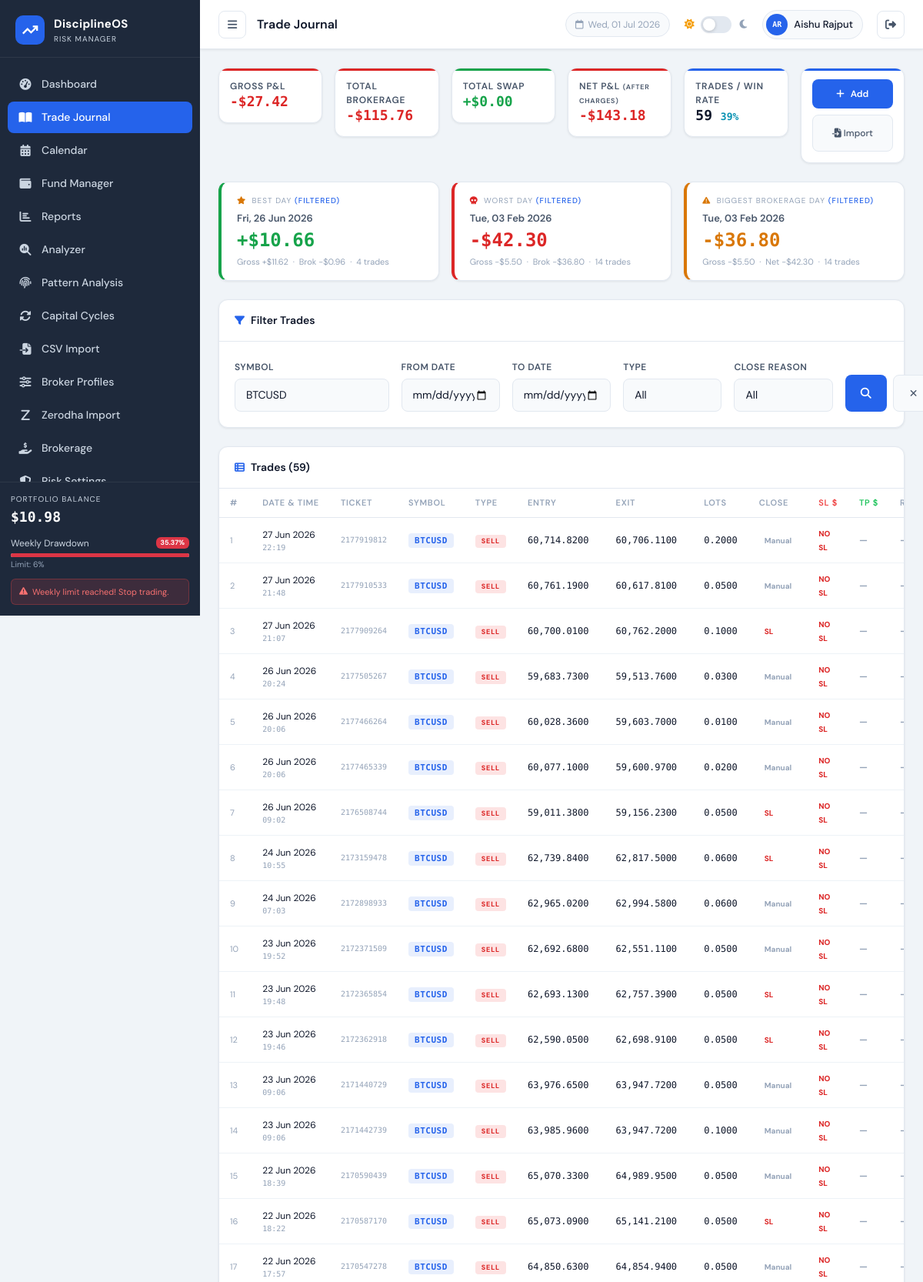
Screenshot of /pages/journal.php?symbol=BTCUSD (signed in, upper part) with the database file from the repository.
### tables this page shows
CREATE TABLE `users` (
  `id` int NOT NULL,
  `name` varchar(100) NOT NULL,
  `email` varchar(150) NOT NULL,
  `password` varchar(255) NOT NULL,
  `initial_balance` decimal(15,2) DEFAULT '10000.00',
  `currency` varchar(10) NOT NULL DEFAULT 'USD',
  `role` enum('user','admin') NOT NULL DEFAULT 'user',
  `last_login_at` datetime DEFAULT NULL,
  `last_active_at` datetime DEFAULT NULL,
  `login_count` int NOT NULL DEFAULT '0',
  `daily_loss_pct` decimal(5,2) DEFAULT NULL,
  `weekly_loss_pct` decimal(5,2) DEFAULT NULL,
  `warning_threshold_pct` decimal(5,2) DEFAULT NULL,
  `profit_lock_mode` tinyint DEFAULT NULL,
  `max_trades_per_day` int DEFAULT NULL,
  `max_risk_per_trade_pct` decimal(5,2) DEFAULT NULL,
  `signup_ip` varchar(45) DEFAULT NULL,
  `created_at` timestamp NOT NULL DEFAULT CURRENT_TIMESTAMP
);

CREATE TABLE `trades` (
  `id` int NOT NULL,
  `user_id` int NOT NULL DEFAULT '1',
  `trade_datetime` datetime NOT NULL COMMENT 'Closing time of trade',
  `open_time` datetime DEFAULT NULL COMMENT 'Opening time of trade (from broker CSV)',
  `symbol` varchar(20) NOT NULL,
  `entry_price` decimal(15,4) NOT NULL,
  `exit_price` decimal(15,4) NOT NULL,
  `quantity` decimal(15,4) NOT NULL,
  `profit_loss` float NOT NULL COMMENT 'Signed float: positive=profit, negative=loss',
  `brokerage` decimal(10,4) NOT NULL DEFAULT '0.0000' COMMENT 'Commission/brokerage charge (always positive $)',
  `swap` decimal(10,4) NOT NULL DEFAULT '0.0000' COMMENT 'Overnight swap charge (signed)',
  `trade_type` enum('buy','sell','buy_limit','sell_limit') NOT NULL DEFAULT 'buy' COMMENT 'Direction of trade',
  `close_reason` varchar(20) DEFAULT NULL COMMENT 'sl=stop loss, tp=take profit, user=manual, so=stop out',
  `ticket` varchar(50) DEFAULT NULL COMMENT 'Broker ticket/order ID',
  `import_source` varchar(50) DEFAULT NULL COMMENT 'csv_import or manual',
  `notes` text,
  `sl_amount` decimal(10,2) DEFAULT NULL COMMENT 'Stop loss risk in USD',
  `tp_amount` decimal(10,2) DEFAULT NULL COMMENT 'Take profit target in USD',
  `created_at` timestamp NOT NULL DEFAULT CURRENT_TIMESTAMP
);

### pages/journal.php (the view, shortened to what the rows shown need)
<?php
require_once '../config/db.php';
$db      = getDB();
$userId = getCurrentUserId();
$filterSymbol = trim($_GET['symbol'] ?? '');
$where  = "WHERE user_id = ?";
$params = [$userId];
if ($filterSymbol) { $where .= " AND symbol LIKE ?";             $params[] = "%$filterSymbol%"; }
$trades = $db->prepare("SELECT * FROM trades $where ORDER BY trade_datetime DESC");
$trades->execute($params);
$tradesData = $trades->fetchAll();
$rootPath  = '../';
include '../includes/header.php';
?>
<div class="panel">
    <div style="overflow-x:auto">
        <table class="data-table">
            <thead>
                <tr>
                    <th>#</th>
                    <th>Date &amp; Time</th>
                    <th>Ticket</th>
                    <th>Symbol</th>
                    <th>Type</th>
                    <th>Entry</th>
                    <th>Exit</th>
                    <th>Lots</th>
                    <th>Close</th>
                    <th style="color:#ef4444">SL $</th>
                    <th style="color:#22c55e">TP $</th>
                    <th>R:R</th>
                </tr>
            </thead>
            <tbody>
            <?php if (empty($tradesData)): ?>
                <tr>
                    <td colspan="18" style="text-align:center;color:var(--text-muted);padding:40px">
                        <i class="fas fa-inbox" style="font-size:24px;display:block;margin-bottom:8px"></i>
                        No trades found. <a href="import.php">Import a CSV</a> or add your first trade!
                    </td>
                </tr>
            <?php else: ?>
                <?php foreach ($tradesData as $i => $t):
                    $reasonLabels = ['sl'=>'SL','tp'=>'TP','user'=>'Manual','so'=>'SO'];
                    $reasonColors = ['sl'=>'var(--loss)','tp'=>'var(--profit)','user'=>'var(--text-muted)','so'=>'var(--warning)'];
                    $reason = $t['close_reason'] ?? '';
                ?>
                <tr>
                    <td style="color:var(--text-muted);font-size:11px"><?= $i + 1 ?></td>
                    <td>
                        <span style="font-size:12px"><?= date('d M Y', strtotime($t['trade_datetime'])) ?></span>
                        <span style="display:block;font-size:10px;color:var(--text-muted);font-family:var(--font-mono)"><?= date('H:i', strtotime($t['trade_datetime'])) ?></span>
                    </td>
                    <td style="font-size:10px;color:var(--text-muted);font-family:var(--font-mono)"><?= $t['ticket'] ? htmlspecialchars($t['ticket']) : '—' ?></td>
                    <td><span class="symbol-badge"><?= htmlspecialchars($t['symbol']) ?></span></td>
                    <td>
                        <span class="type-badge type-<?= $t['trade_type'] ?? 'buy' ?>">
                            <?= strtoupper($t['trade_type'] ?? 'BUY') ?>
                        </span>
                    </td>
                    <td class="mono" style="font-size:12px"><?= number_format($t['entry_price'],4) ?></td>
                    <td class="mono" style="font-size:12px"><?= number_format($t['exit_price'],4) ?></td>
                    <td class="mono" style="font-size:12px"><?= $t['quantity'] ?></td>
                    <td>
                        <?php if ($reason): ?>
                        <span style="font-size:10px;font-weight:700;color:<?= $reasonColors[$reason] ?? 'var(--text-muted)' ?>;background:<?= $reasonColors[$reason] ?? 'var(--text-muted)' ?>1a;padding:2px 7px;border-radius:4px">
                            <?= $reasonLabels[$reason] ?? strtoupper($reason) ?>
                        </span>
                        <?php else: ?><span style="color:var(--text-muted)">—</span><?php endif; ?>
                    </td>
                    <?php
                    $sl = $t['sl_amount'] !== null ? (float)$t['sl_amount'] : null;
                    $tp = $t['tp_amount'] !== null ? (float)$t['tp_amount'] : null;
                    $rr = ($sl > 0 && $tp > 0) ? round($tp / $sl, 2) : null;
                    $rrColor = $rr === null ? 'var(--text-muted)' : ($rr >= 2 ? '#22c55e' : ($rr >= 1 ? '#eab308' : '#ef4444'));
                    ?>
                    <td style="font-size:12px;font-weight:700;color:#ef4444">
                        <?= $sl !== null ? formatUSD($sl) : '<span style="color:var(--loss);font-size:10px;font-weight:800">NO SL</span>' ?>
                    </td>
                    <td style="font-size:12px;font-weight:700;color:#22c55e">
                        <?= $tp !== null ? formatUSD($tp) : '<span style="color:var(--text-muted)">—</span>' ?>
                    </td>
                    <td style="font-size:12px;font-weight:800;color:<?= $rrColor ?>">
                        <?= $rr !== null ? '1:'.number_format($rr,2) : '<span style="color:var(--text-muted)">—</span>' ?>
                    </td>
                </tr>
                <?php endforeach; ?>
            <?php endif; ?>
            </tbody>
        </table>
    </div>
</div>
<?php include '../includes/footer.php'; ?>

### includes/header.php (shortened to what the rows shown need)
<?php
$currentPage = basename($_SERVER['PHP_SELF'], '.php');
?>
<!DOCTYPE html>
<html lang="en" data-theme="light">
<head>
    <link href="https://cdn.jsdelivr.net/npm/bootstrap@5.3.2/dist/css/bootstrap.min.css" rel="stylesheet">
    <link href="https://cdnjs.cloudflare.com/ajax/libs/font-awesome/6.5.0/css/all.min.css" rel="stylesheet">
    <link href="<?= $rootPath ?? '' ?>assets/css/style.css?v=1.0.2" rel="stylesheet">
</head>
<body>
        <?php if (isAdmin()): ?>
        <div style="margin:12px 16px;border-top:1px solid rgba(255,255,255,.07)"></div>
        <div style="font-size:10px;font-weight:700;letter-spacing:.08em;color:rgba(250,204,21,.7);text-transform:uppercase;padding:4px 20px 2px">
            <i class="fas fa-shield-halved me-1" style="color:rgba(250,204,21,.7)"></i>Admin Only
        </div>
        <a href="<?= $rootPath ?? '' ?>pages/admin.php" class="nav-item <?= $currentPage === 'admin' ? 'active' : '' ?>" style="margin:2px 12px;border-radius:8px">
            <i class="fas fa-chart-line" style="color:rgba(250,204,21,.8)"></i><span style="font-weight:700">User Analytics</span>
        </a>
        <a href="<?= $rootPath ?? '' ?>demo/index.php" class="nav-item" style="background:linear-gradient(135deg,rgba(124,58,237,.12),rgba(37,99,235,.12));border:1px solid rgba(124,58,237,.25);margin:4px 12px;border-radius:8px;padding:10px 14px">
            <i class="fas fa-flask-vial" style="color:var(--accent-purple)"></i><span style="font-weight:700">Demo Trading</span>
        </a>
        <a href="<?= $rootPath ?? '' ?>india/index.php" class="nav-item" style="background:linear-gradient(135deg,rgba(255,153,51,.12),rgba(19,136,8,.12));border:1px solid rgba(255,153,51,.25);margin:4px 12px;border-radius:8px;padding:10px 14px">
            <span style="font-size:16px;margin-right:2px">🇮🇳</span><span style="font-weight:700">India Market</span>
        </a>
        <?php endif; ?>
<div class="main-wrapper" id="mainWrapper">
    <header class="top-bar">
        <div class="topbar-right">
            <?php
            $__loggedUser = getLoggedInUser();
            $__uname      = $__loggedUser['name'] ?? ($_SESSION['user_name'] ?? 'User');
            $__words      = array_filter(explode(' ', $__uname));
            $__initials   = strtoupper(implode('', array_map(fn($w) => $w[0], $__words)));
            $__initials   = substr($__initials, 0, 2);
            ?>
            <div class="user-chip" style="cursor:pointer" title="Account Settings"
                 onclick="window.location='<?= $rootPath ?? '' ?>pages/account.php'">
                <div class="user-avatar"><?= htmlspecialchars($__initials) ?></div>
                <span><?= htmlspecialchars($__uname) ?></span>
            </div>
        </div>
    </header>
    <div class="page-content">

### rows the page displays
users: name "AR", name "Aishu Rajput"
trades: trade_datetime "27 Jun 2026", trade_datetime "22:19", ticket "2177919812", symbol "BTCUSD", trade_type "SELL", entry_price "60,714.8200", exit_price "60,706.1100", quantity "0.2000", close_reason "Manual"
trades: trade_datetime "27 Jun 2026", trade_datetime "21:48", ticket "2177910533", symbol "BTCUSD", trade_type "SELL", entry_price "60,761.1900", exit_price "60,617.8100", quantity "0.0500", close_reason "Manual"
trades: trade_datetime "27 Jun 2026", trade_datetime "21:07", ticket "2177909264", symbol "BTCUSD", trade_type "SELL", entry_price "60,700.0100", exit_price "60,762.2000", quantity "0.1000", close_reason "SL"
trades: trade_datetime "26 Jun 2026", trade_datetime "20:24", ticket "2177505267", symbol "BTCUSD", trade_type "SELL", entry_price "59,683.7300", exit_price "59,513.7600", quantity "0.0300", close_reason "Manual"
trades: trade_datetime "26 Jun 2026", trade_datetime "20:06", ticket "2177466264", symbol "BTCUSD", trade_type "SELL", entry_price "60,028.3600", exit_price "59,603.7000", quantity "0.0100", close_reason "Manual"
trades: trade_datetime "26 Jun 2026", trade_datetime "20:06", ticket "2177465339", symbol "BTCUSD", trade_type "SELL", entry_price "60,077.1000", exit_price "59,600.9700", quantity "0.0200", close_reason "Manual"
trades: trade_datetime "26 Jun 2026", trade_datetime "09:02", ticket "2176508744", symbol "BTCUSD", trade_type "SELL", entry_price "59,011.3800", exit_price "59,156.2300", quantity "0.0500", close_reason "SL"
trades: trade_datetime "24 Jun 2026", trade_datetime "10:55", ticket "2173159478", symbol "BTCUSD", trade_type "SELL", entry_price "62,739.8400", exit_price "62,817.5000", quantity "0.0600", close_reason "SL"
trades: trade_datetime "24 Jun 2026", trade_datetime "07:03", ticket "2172898933", symbol "BTCUSD", trade_type "SELL", entry_price "62,965.0200", exit_price "62,994.5800", quantity "0.0600", close_reason "Manual"
trades: trade_datetime "23 Jun 2026", trade_datetime "19:52", ticket "2172371509", symbol "BTCUSD", trade_type "SELL", entry_price "62,692.6800", exit_price "62,551.1100", quantity "0.0500", close_reason "Manual"
trades: trade_datetime "23 Jun 2026", trade_datetime "19:48", ticket "2172365854", symbol "BTCUSD", trade_type "SELL", entry_price "62,693.1300", exit_price "62,757.3900", quantity "0.0500", close_reason "SL"
trades: trade_datetime "23 Jun 2026", trade_datetime "19:46", ticket "2172362918", symbol "BTCUSD", trade_type "SELL", entry_price "62,590.0500", exit_price "62,698.9100", quantity "0.0500", close_reason "SL"
trades: trade_datetime "23 Jun 2026", trade_datetime "09:06", ticket "2171440729", symbol "BTCUSD", trade_type "SELL", entry_price "63,976.6500", exit_price "63,947.7200", quantity "0.0500", close_reason "Manual"
trades: trade_datetime "23 Jun 2026", trade_datetime "09:06", ticket "2171442739", symbol "BTCUSD", trade_type "SELL", entry_price "63,985.9600", exit_price "63,947.7200", quantity "0.1000", close_reason "Manual"
trades: trade_datetime "22 Jun 2026", trade_datetime "18:39", ticket "2170590439", symbol "BTCUSD", trade_type "SELL", entry_price "65,070.3300", exit_price "64,989.9500", quantity "0.0500", close_reason "Manual"
trades: trade_datetime "22 Jun 2026", trade_datetime "18:22", ticket "2170587170", symbol "BTCUSD", trade_type "SELL", entry_price "65,073.0900", exit_price "65,141.2100", quantity "0.0500", close_reason "SL"
trades: trade_datetime "22 Jun 2026", trade_datetime "17:57", ticket "2170547278", symbol "BTCUSD", trade_type "SELL", entry_price "64,850.6300", exit_price "64,854.9400", quantity "0.0500", close_reason "Manual"

### other values shown
APP_NAME "DisciplineOS"
formatUSD($balance) "$10.98"
$weeklyDD "35.37"
$titles[$currentPage] "Trade Journal"
formatPL($totalPL) "-$27.42"
formatUSD($totalBrokerage) "$115.76"
formatPL($totalSwap) "+$0.00"
formatPL($netPL) "-$143.18"
$total "59"
$winRate "39"
date('D, d M Y', strtotime($bestDayRow['day'])) "Fri, 26 Jun 2026"
formatPL($bestDayRow['net_pl']) "+$10.66"
formatPL($bestDayRow['gross_pl']) "+$11.62"
formatUSD($bestDayRow['total_brok']) "$0.96"
$bestDayRow['cnt'] "4"
